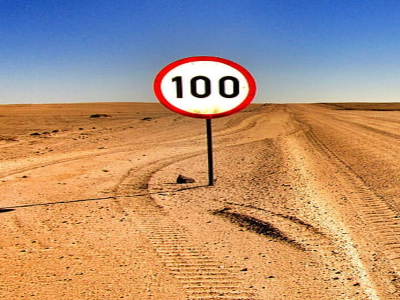
#> input picture data/imageA.png, 400 x 300 px, found by its file name
$ python image_stitching.py
#> lines starting #> are read from the running program, lines starting #| are printed output that depends on the picture
#Import necessary libraries
import cv2
import numpy as np
import matplotlib.pyplot as plt

#Load images and convert them to grayscale
imgA = cv2.imread("data/imageA.png")
#> imgA is the input picture: shape (300, 400, 3); mean B, G, R 120.7, 145.8, 179.1
imgB = cv2.imread("data/imageB.png")
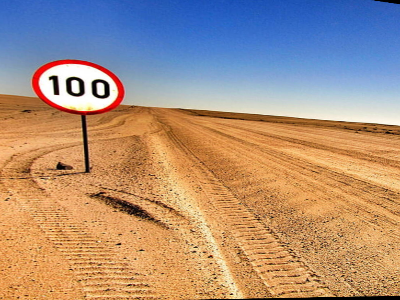
#> input picture data/imageB.png, 400 x 300 px, found by its file name
#> imgB is the input picture: shape (300, 400, 3); mean B, G, R 125.8, 144.8, 171.5
grayA = cv2.cvtColor(imgA,cv2.COLOR_BGR2GRAY)
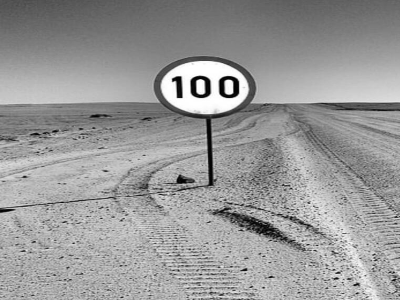
#> grayA: shape (300, 400); min 0, max 255, mean 152.9
grayB = cv2.cvtColor(imgB,cv2.COLOR_BGR2GRAY)
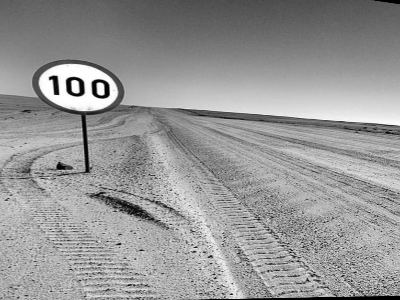
#> grayB: shape (300, 400); min 0, max 255, mean 150.6

#Declare SIFT object
sift = cv2.SIFT_create()

#Extracting keypoints and descriptors from the two grayscale images
kpA, descA = sift.detectAndCompute(grayA, None)
#> kpA = 449 keypoints; strongest (x, y, size): (178, 80, 5.6), (179, 94, 4.8), (229, 87, 6.1), (200, 86, 6.1)
kpB, descB = sift.detectAndCompute(grayB, None)
#> kpB = 456 keypoints; strongest (x, y, size): (56, 92, 4.2), (54, 79, 5.1), (107, 94, 4.4), (94, 83, 4.3)

#Declaring BFMatcher object and finding match between two images
bf = cv2.BFMatcher()
matches = bf.knnMatch(descA, descB, k=2)
#> matches = 449 matches

#Extracting good matches
good = []
for m, n in matches:
    if m.distance < 0.7*n.distance:
        good.append([m])
#> after the loop, good = 127 matches

#Drawing matches
im_matches = cv2.drawMatchesKnn(imgA, kpA, imgB, kpB,
                               good[0:25], None, flags=cv2.DrawMatchesFlags_NOT_DRAW_SINGLE_POINTS)
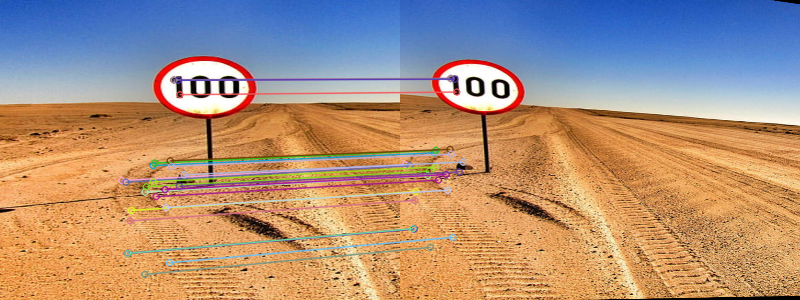
#> im_matches: shape (300, 800, 3); mean B, G, R 125.3, 145.1, 173.2

#Extracting co-ordinates of best matches from the two images to compute Homography
src_pts  = np.float32([kpA[m[0].queryIdx].pt for m in good])
#> src_pts = 127 pairs, first value 121.4 to 392.6, second value 70.52 to 292.8
dst_pts  = np.float32([kpB[m[0].trainIdx].pt for m in good])
#> dst_pts = 127 pairs, first value 4.76 to 237.2, second value 73.83 to 263.1
H, masked = cv2.findHomography(src_pts, dst_pts, cv2.RANSAC, 5.0)
#> H = [[1.03, 0.0387, -126.2], [0.123, 0.968, -13.02], [0.000468, 9.58e-05, 1]]; masked = 127 values, max 1 at index 0, min 0 at index 29, mean 0.992

#Function to stitch two images
def warpTwoImages(img1, img2, H):
    h1, w1 = img1.shape[:2]
#> h1 = 300; w1 = 400
    h2, w2 = img2.shape[:2]
#> h2 = 300; w2 = 400
    pts1 = np.float32([[0, 0], [0, h1], [w1, h1], [w1, 0]]).reshape(-1, 1, 2)
#> pts1 = [[0, 0], [0, 300], [400, 300], [400, 0]]
    pts2 = np.float32([[0, 0], [0, h2], [w2, h2], [w2, 0]]).reshape(-1, 1, 2)
#> pts2 = [[0, 0], [0, 300], [400, 300], [400, 0]]
    pts2_ = cv2.perspectiveTransform(pts2, H)
#> pts2_ = [[-126.2, -13.02], [-111.4, 269.8], [243.7, 268.7], [239.9, 30.47]]
    pts = np.concatenate((pts1, pts2_), axis=0)
#> pts = [[0, 0], [0, 300], [400, 300], [400, 0], [-126.2, -13.02], [-111.4, 269.8], [243.7, 268.7], [239.9, 30.47]]
    [xmin, ymin] = np.int32(pts.min(axis=0).ravel() - 0.5)
#> xmin = -126; ymin = -13
    [xmax, ymax] = np.int32(pts.max(axis=0).ravel() + 0.5)
#> xmax = 400; ymax = 300
    t = [-xmin, -ymin]
#> t = [126, 13]
    Ht = np.array([[1, 0, t[0]], [0, 1, t[1]], [0, 0, 1]])  # translate
#> Ht = [[1, 0, 126], [0, 1, 13], [0, 0, 1]]

    result = cv2.warpPerspective(img2, Ht@H, (xmax-xmin, ymax-ymin))
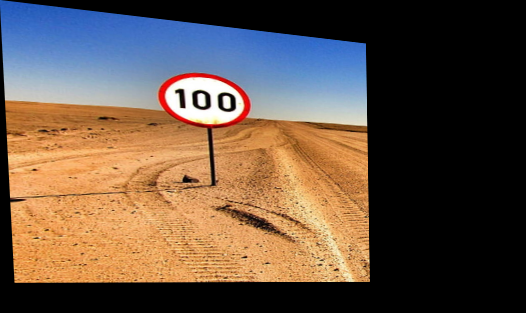
#> result: shape (313, 526, 3); mean B, G, R 69.2, 82.9, 101.6
    result[t[1]:h1+t[1], t[0]:w1+t[0]] = img1
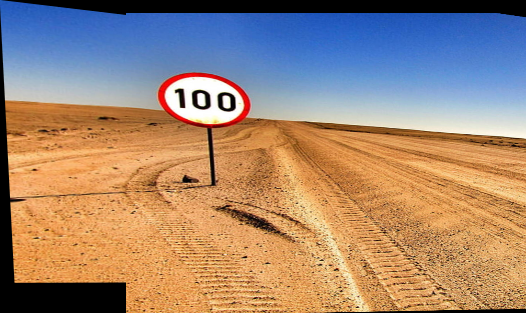
#> result: shape (313, 526, 3); mean B, G, R 116.1, 134.6, 160.7
    return result

#Stitching two images and storing the result
result = warpTwoImages(imgB, imgA, H)
cv2.imwrite('results/output.png', result)
